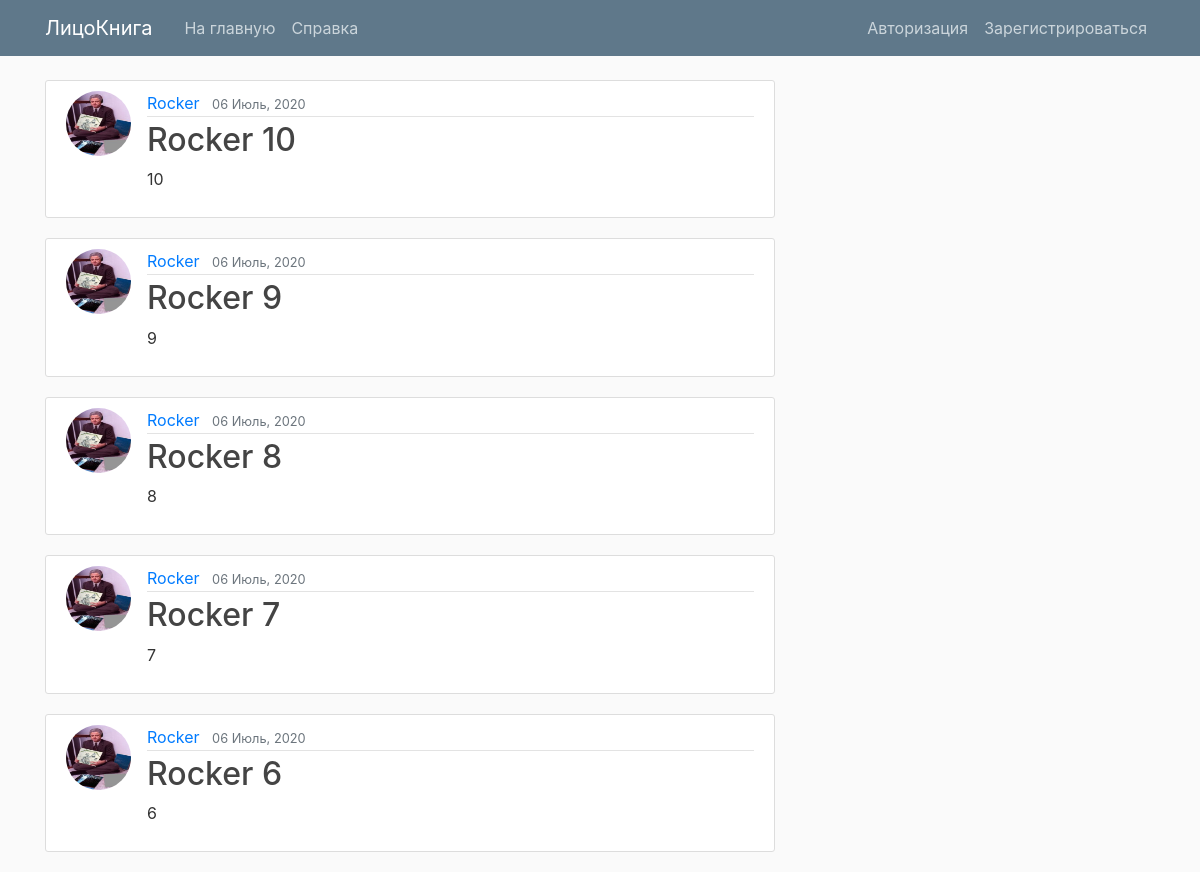
The page / on the database its author committed.
### blog/models.py (models this page shows, shortened)
class Post(models.Model):
    title = models.CharField(max_length=100)
    content = models.TextField()
    date_posted = models.DateTimeField(auto_now_add=True)
    author = models.ForeignKey(User, on_delete=models.CASCADE)

### users/models.py (models this page shows, shortened)
class Profile(models.Model):
    user = models.OneToOneField(User, on_delete=models.CASCADE)
    image = models.ImageField(default='default.jpg', upload_to='profile_pics')

### blog/views.py (the view)
# urls.py: path('', PostListView.as_view(), name='blog-home'),
class PostListView(ListView):
    model = Post
    template_name = 'blog/home.html'
    context_object_name = 'posts'
    ordering = ['-date_posted']
    paginate_by = 5

### blog/templates/blog/home.html
{% extends "blog/base.html" %}
{% block content %}
{% for post in posts %}
    <article class="media content-section">
        <img class="rounded-circle article-img" src="{{ post.author.profile.image.url }}">
        <div class="media-body">
            <div class="article-metadata">
                <a class="mr-2" href="#">{{ post.author }}</a>
                <small class="text-muted">{{ post.date_posted|date:"d F, Y" }}</small>
            </div>
            <h2><a class="article-title" href="{% url 'post-detail' post.id %}">{{ post.title }}</a></h2>
            <p class="article-content">{{ post.content }}</p>
        </div>
    </article>
{% endfor %}
{% endblock content %}

### blog/static/blog/main.css (style rules this page uses)
body { background: #fafafa; color: #333333; margin-top: 5rem; }
h1, h2, h3, h4, h5, h6 { color: #444444; }
.content-section { background: #ffffff; padding: 10px 20px; border: 1px solid #dddddd; border-radius: 3px; margin-bottom: 20px; }
.article-title { color: #444444; }
.article-content { white-space: pre-line; }
.article-img { height: 65px; width: 65px; margin-right: 16px; }
.article-metadata { padding-bottom: 1px; margin-bottom: 4px; border-bottom: 1px solid #e3e3e3 }

### rows shown on the page
Post: author.profile.image (picture), author "Rocker", date_posted "06 Июль, 2020", title "Rocker 10", content "10"
Post: author.profile.image (picture), author "Rocker", date_posted "06 Июль, 2020", title "Rocker 9", content "9"
Post: author.profile.image (picture), author "Rocker", date_posted "06 Июль, 2020", title "Rocker 8", content "8"
Post: author.profile.image (picture), author "Rocker", date_posted "06 Июль, 2020", title "Rocker 7", content "7"
Post: author.profile.image (picture), author "Rocker", date_posted "06 Июль, 2020", title "Rocker 6", content "6"
